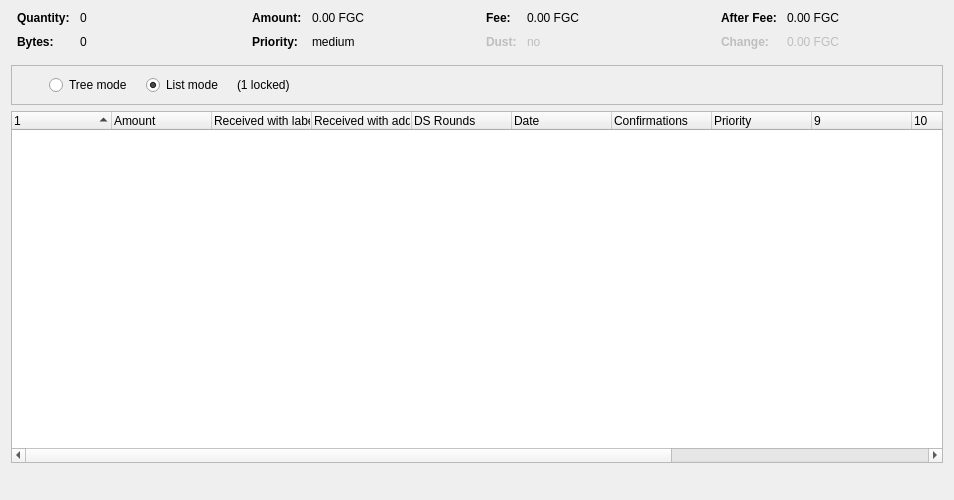
<?xml version="1.0" encoding="UTF-8"?>
<ui version="4.0">
 <class>CoinControlDialog</class>
 <widget class="QDialog" name="CoinControlDialog">
  <property name="geometry">
   <rect>
    <x>0</x>
    <y>0</y>
    <width>954</width>
    <height>500</height>
   </rect>
  </property>
  <property name="windowTitle">
   <string>Coin Selection</string>
  </property>
  <layout class="QVBoxLayout" name="verticalLayout">
   <item>
    <layout class="QHBoxLayout" name="horizontalLayoutTop" stretch="0,0,0,0">
     <property name="topMargin">
      <number>0</number>
     </property>
     <property name="bottomMargin">
      <number>10</number>
     </property>
     <item>
      <layout class="QFormLayout" name="formLayoutCoinControl1">
       <property name="horizontalSpacing">
        <number>10</number>
       </property>
       <property name="verticalSpacing">
        <number>10</number>
       </property>
       <property name="leftMargin">
        <number>6</number>
       </property>
       <property name="rightMargin">
        <number>6</number>
       </property>
       <item row="0" column="0">
        <widget class="QLabel" name="labelCoinControlQuantityText">
         <property name="font">
          <font>
           <weight>75</weight>
           <bold>true</bold>
          </font>
         </property>
         <property name="text">
          <string>Quantity:</string>
         </property>
        </widget>
       </item>
       <item row="0" column="1">
        <widget class="QLabel" name="labelCoinControlQuantity">
         <property name="cursor">
          <cursorShape>IBeamCursor</cursorShape>
         </property>
         <property name="contextMenuPolicy">
          <enum>Qt::ActionsContextMenu</enum>
         </property>
         <property name="text">
          <string notr="true">0</string>
         </property>
         <property name="textInteractionFlags">
          <set>Qt::LinksAccessibleByMouse|Qt::TextSelectableByKeyboard|Qt::TextSelectableByMouse</set>
         </property>
        </widget>
       </item>
       <item row="1" column="0">
        <widget class="QLabel" name="labelCoinControlBytesText">
         <property name="font">
          <font>
           <weight>75</weight>
           <bold>true</bold>
          </font>
         </property>
         <property name="text">
          <string>Bytes:</string>
         </property>
        </widget>
       </item>
       <item row="1" column="1">
        <widget class="QLabel" name="labelCoinControlBytes">
         <property name="cursor">
          <cursorShape>IBeamCursor</cursorShape>
         </property>
         <property name="contextMenuPolicy">
          <enum>Qt::ActionsContextMenu</enum>
         </property>
         <property name="text">
          <string notr="true">0</string>
         </property>
         <property name="textInteractionFlags">
          <set>Qt::LinksAccessibleByMouse|Qt::TextSelectableByKeyboard|Qt::TextSelectableByMouse</set>
         </property>
        </widget>
       </item>
      </layout>
     </item>
     <item>
      <layout class="QFormLayout" name="formLayoutCoinControl2">
       <property name="horizontalSpacing">
        <number>10</number>
       </property>
       <property name="verticalSpacing">
        <number>10</number>
       </property>
       <property name="leftMargin">
        <number>6</number>
       </property>
       <property name="rightMargin">
        <number>6</number>
       </property>
       <item row="0" column="0">
        <widget class="QLabel" name="labelCoinControlAmountText">
         <property name="font">
          <font>
           <weight>75</weight>
           <bold>true</bold>
          </font>
         </property>
         <property name="text">
          <string>Amount:</string>
         </property>
        </widget>
       </item>
       <item row="0" column="1">
        <widget class="QLabel" name="labelCoinControlAmount">
         <property name="cursor">
          <cursorShape>IBeamCursor</cursorShape>
         </property>
         <property name="contextMenuPolicy">
          <enum>Qt::ActionsContextMenu</enum>
         </property>
         <property name="text">
          <string notr="true">0.00 FGC</string>
         </property>
         <property name="textInteractionFlags">
          <set>Qt::LinksAccessibleByMouse|Qt::TextSelectableByKeyboard|Qt::TextSelectableByMouse</set>
         </property>
        </widget>
       </item>
       <item row="1" column="0">
        <widget class="QLabel" name="labelCoinControlPriorityText">
         <property name="font">
          <font>
           <weight>75</weight>
           <bold>true</bold>
          </font>
         </property>
         <property name="text">
          <string>Priority:</string>
         </property>
        </widget>
       </item>
       <item row="1" column="1">
        <widget class="QLabel" name="labelCoinControlPriority">
         <property name="cursor">
          <cursorShape>IBeamCursor</cursorShape>
         </property>
         <property name="contextMenuPolicy">
          <enum>Qt::ActionsContextMenu</enum>
         </property>
         <property name="text">
          <string>medium</string>
         </property>
         <property name="textInteractionFlags">
          <set>Qt::LinksAccessibleByMouse|Qt::TextSelectableByKeyboard|Qt::TextSelectableByMouse</set>
         </property>
        </widget>
       </item>
      </layout>
     </item>
     <item>
      <layout class="QFormLayout" name="formLayoutCoinControl3">
       <property name="horizontalSpacing">
        <number>10</number>
       </property>
       <property name="verticalSpacing">
        <number>10</number>
       </property>
       <property name="leftMargin">
        <number>6</number>
       </property>
       <property name="rightMargin">
        <number>6</number>
       </property>
       <item row="0" column="0">
        <widget class="QLabel" name="labelCoinControlFeeText">
         <property name="font">
          <font>
           <weight>75</weight>
           <bold>true</bold>
          </font>
         </property>
         <property name="text">
          <string>Fee:</string>
         </property>
        </widget>
       </item>
       <item row="0" column="1">
        <widget class="QLabel" name="labelCoinControlFee">
         <property name="cursor">
          <cursorShape>IBeamCursor</cursorShape>
         </property>
         <property name="contextMenuPolicy">
          <enum>Qt::ActionsContextMenu</enum>
         </property>
         <property name="text">
          <string notr="true">0.00 FGC</string>
         </property>
         <property name="textInteractionFlags">
          <set>Qt::LinksAccessibleByMouse|Qt::TextSelectableByKeyboard|Qt::TextSelectableByMouse</set>
         </property>
        </widget>
       </item>
       <item row="1" column="0">
        <widget class="QLabel" name="labelCoinControlLowOutputText">
         <property name="enabled">
          <bool>false</bool>
         </property>
         <property name="font">
          <font>
           <weight>75</weight>
           <bold>true</bold>
          </font>
         </property>
         <property name="text">
          <string>Dust:</string>
         </property>
        </widget>
       </item>
       <item row="1" column="1">
        <widget class="QLabel" name="labelCoinControlLowOutput">
         <property name="enabled">
          <bool>false</bool>
         </property>
         <property name="cursor">
          <cursorShape>IBeamCursor</cursorShape>
         </property>
         <property name="contextMenuPolicy">
          <enum>Qt::ActionsContextMenu</enum>
         </property>
         <property name="text">
          <string>no</string>
         </property>
         <property name="textInteractionFlags">
          <set>Qt::LinksAccessibleByMouse|Qt::TextSelectableByKeyboard|Qt::TextSelectableByMouse</set>
         </property>
        </widget>
       </item>
      </layout>
     </item>
     <item>
      <layout class="QFormLayout" name="formLayoutCoinControl4">
       <property name="horizontalSpacing">
        <number>10</number>
       </property>
       <property name="verticalSpacing">
        <number>10</number>
       </property>
       <property name="leftMargin">
        <number>6</number>
       </property>
       <property name="rightMargin">
        <number>6</number>
       </property>
       <item row="0" column="0">
        <widget class="QLabel" name="labelCoinControlAfterFeeText">
         <property name="font">
          <font>
           <weight>75</weight>
           <bold>true</bold>
          </font>
         </property>
         <property name="text">
          <string>After Fee:</string>
         </property>
        </widget>
       </item>
       <item row="0" column="1">
        <widget class="QLabel" name="labelCoinControlAfterFee">
         <property name="cursor">
          <cursorShape>IBeamCursor</cursorShape>
         </property>
         <property name="contextMenuPolicy">
          <enum>Qt::ActionsContextMenu</enum>
         </property>
         <property name="text">
          <string notr="true">0.00 FGC</string>
         </property>
         <property name="textInteractionFlags">
          <set>Qt::LinksAccessibleByMouse|Qt::TextSelectableByKeyboard|Qt::TextSelectableByMouse</set>
         </property>
        </widget>
       </item>
       <item row="1" column="0">
        <widget class="QLabel" name="labelCoinControlChangeText">
         <property name="enabled">
          <bool>false</bool>
         </property>
         <property name="font">
          <font>
           <weight>75</weight>
           <bold>true</bold>
          </font>
         </property>
         <property name="text">
          <string>Change:</string>
         </property>
        </widget>
       </item>
       <item row="1" column="1">
        <widget class="QLabel" name="labelCoinControlChange">
         <property name="enabled">
          <bool>false</bool>
         </property>
         <property name="cursor">
          <cursorShape>IBeamCursor</cursorShape>
         </property>
         <property name="contextMenuPolicy">
          <enum>Qt::ActionsContextMenu</enum>
         </property>
         <property name="text">
          <string notr="true">0.00 FGC</string>
         </property>
         <property name="textInteractionFlags">
          <set>Qt::LinksAccessibleByMouse|Qt::TextSelectableByKeyboard|Qt::TextSelectableByMouse</set>
         </property>
        </widget>
       </item>
      </layout>
     </item>
    </layout>
   </item>
   <item>
    <widget class="QFrame" name="frame">
     <property name="minimumSize">
      <size>
       <width>0</width>
       <height>40</height>
      </size>
     </property>
     <property name="frameShape">
      <enum>QFrame::StyledPanel</enum>
     </property>
     <property name="frameShadow">
      <enum>QFrame::Sunken</enum>
     </property>
     <layout class="QHBoxLayout" name="horizontalLayout">
      <item>
       <layout class="QHBoxLayout" name="horizontalLayoutPanel" stretch="0,0,0,0,0,0">
        <property name="spacing">
         <number>14</number>
        </property>
        <item>
         <widget class="QtMaterialFlatButton" name="pushButtonSelectAll" native="true">
          <property name="sizePolicy">
           <sizepolicy hsizetype="Maximum" vsizetype="Fixed">
            <horstretch>0</horstretch>
            <verstretch>0</verstretch>
           </sizepolicy>
          </property>
          <property name="text" stdset="0">
           <string>(un)select all</string>
          </property>
          <property name="autoDefault" stdset="0">
           <bool>false</bool>
          </property>
         </widget>
        </item>
        <item>
         <widget class="QtMaterialFlatButton" name="pushButtonToggleLock" native="true">
          <property name="sizePolicy">
           <sizepolicy hsizetype="Maximum" vsizetype="Fixed">
            <horstretch>0</horstretch>
            <verstretch>0</verstretch>
           </sizepolicy>
          </property>
          <property name="text" stdset="0">
           <string>toggle lock state</string>
          </property>
          <property name="autoDefault" stdset="0">
           <bool>false</bool>
          </property>
         </widget>
        </item>
        <item>
         <widget class="QRadioButton" name="radioTreeMode">
          <property name="sizePolicy">
           <sizepolicy hsizetype="Maximum" vsizetype="Fixed">
            <horstretch>0</horstretch>
            <verstretch>0</verstretch>
           </sizepolicy>
          </property>
          <property name="text">
           <string>Tree mode</string>
          </property>
         </widget>
        </item>
        <item>
         <widget class="QRadioButton" name="radioListMode">
          <property name="sizePolicy">
           <sizepolicy hsizetype="Maximum" vsizetype="Fixed">
            <horstretch>0</horstretch>
            <verstretch>0</verstretch>
           </sizepolicy>
          </property>
          <property name="text">
           <string>List mode</string>
          </property>
          <property name="checked">
           <bool>true</bool>
          </property>
         </widget>
        </item>
        <item>
         <widget class="QLabel" name="labelLocked">
          <property name="text">
           <string>(1 locked)</string>
          </property>
         </widget>
        </item>
        <item>
         <spacer name="horizontalSpacer">
          <property name="orientation">
           <enum>Qt::Horizontal</enum>
          </property>
          <property name="sizeHint" stdset="0">
           <size>
            <width>40</width>
            <height>20</height>
           </size>
          </property>
         </spacer>
        </item>
       </layout>
      </item>
     </layout>
    </widget>
   </item>
   <item>
    <widget class="CoinControlTreeWidget" name="treeWidget">
     <property name="contextMenuPolicy">
      <enum>Qt::CustomContextMenu</enum>
     </property>
     <property name="sortingEnabled">
      <bool>false</bool>
     </property>
     <property name="columnCount">
      <number>13</number>
     </property>
     <attribute name="headerShowSortIndicator" stdset="0">
      <bool>true</bool>
     </attribute>
     <attribute name="headerStretchLastSection">
      <bool>false</bool>
     </attribute>
     <column>
      <property name="text">
       <string/>
      </property>
     </column>
     <column>
      <property name="text">
       <string>Amount</string>
      </property>
     </column>
     <column>
      <property name="text">
       <string>Received with label</string>
      </property>
     </column>
     <column>
      <property name="text">
       <string>Received with address</string>
      </property>
     </column>
     <column>
      <property name="text">
       <string>DS Rounds</string>
      </property>
     </column>
     <column>
      <property name="text">
       <string>Date</string>
      </property>
     </column>
     <column>
      <property name="text">
       <string>Confirmations</string>
      </property>
      <property name="toolTip">
       <string>Confirmed</string>
      </property>
     </column>
     <column>
      <property name="text">
       <string>Priority</string>
      </property>
     </column>
     <column>
      <property name="text">
       <string/>
      </property>
     </column>
     <column>
      <property name="text">
       <string/>
      </property>
     </column>
     <column>
      <property name="text">
       <string/>
      </property>
     </column>
     <column>
      <property name="text">
       <string/>
      </property>
     </column>
     <column>
      <property name="text">
       <string/>
      </property>
     </column>
    </widget>
   </item>
   <item>
    <layout class="QHBoxLayout" name="horizontalLayout_2">
     <item>
      <spacer name="horizontalSpacer_2">
       <property name="orientation">
        <enum>Qt::Horizontal</enum>
       </property>
       <property name="sizeType">
        <enum>QSizePolicy::Expanding</enum>
       </property>
       <property name="sizeHint" stdset="0">
        <size>
         <width>40</width>
         <height>20</height>
        </size>
       </property>
      </spacer>
     </item>
     <item>
      <widget class="QtMaterialFlatButton" name="selectButton" native="true">
     <property name="sizePolicy">
        <sizepolicy hsizetype="Preferred" vsizetype="Preferred">
       <horstretch>0</horstretch>
       <verstretch>0</verstretch>
      </sizepolicy>
     </property>
	    <property name="text" stdset="0">
        <string>OK</string>
     </property>
    </widget>
   </item>
  </layout>
   </item>
  </layout>
 </widget>
 <customwidgets>
  <customwidget>
   <class>CoinControlTreeWidget</class>
   <extends>QTreeWidget</extends>
   <header>coincontroltreewidget.h</header>
  </customwidget>
  <customwidget>
   <class>QtMaterialFlatButton</class>
   <extends>QWidget</extends>
   <header>qtmaterialflatbutton.h</header>
  </customwidget>
 </customwidgets>
 <resources/>
 <connections/>
</ui>
